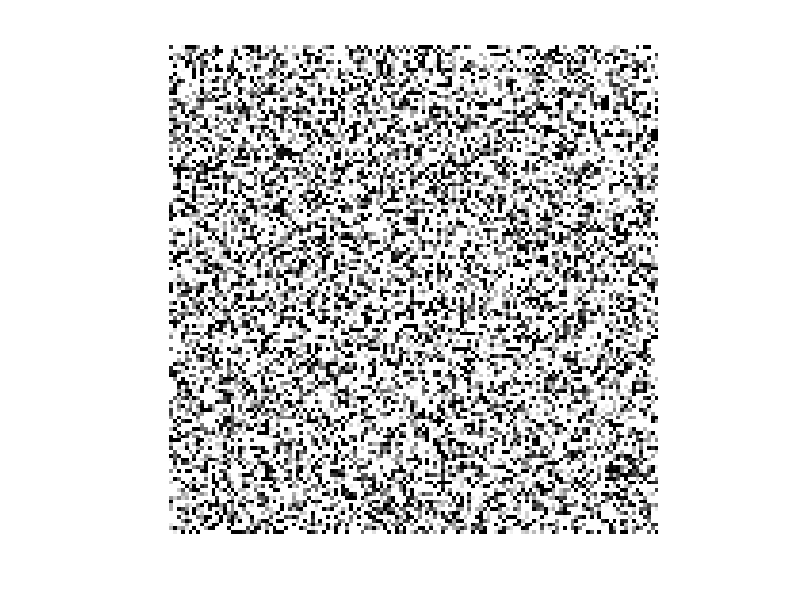

Recreate this plot in MATLAB. (Note: this script raises an error after producing the figure.)
%%%%%%%%%%%%%%%%%%%%%%%%%%%%%%%%%%%%%%%%
%%
% Simulating the image using GMM and HMRF
img = randn(512);
imshow(img,[]);

%%
I = zeros(128,128)
J = imnoise(I,'gaussian',0,1)
J = imnoise(I,'gaussian',0.5,1)
J = imnoise(I,'gaussian',1,1)
imshow(J)
%%
J = EMSeg(J, 3)
imshow(J)
%%
clear;clc;close all;

%mex BoundMirrorExpand.cpp;
%mex BoundMirrorShrink.cpp;

I=imread('C:\Users\apanwar4\Documents\MATLAB\HMRF\seg.jpg');
Y=rgb2gray(I);
Z = edge(Y,'canny',0.75);

imwrite(uint8(Z*255),'edge.png');

Y=double(Y);
Y=gaussianBlur(Y,3);
imwrite(uint8(Y),'blurred image.png');

k=3;
EM_iter=10; % max num of iterations
MAP_iter=10; % max num of iterations

tic;
fprintf('Performing k-means segmentation\n');
[X, mu, sigma]= image_kmeans(Y,k);
imwrite(uint8(X*120),'initial labels.png');

[X, mu, sigma]=HMRF_EM(X,Y,Z,mu,sigma,k,EM_iter,MAP_iter);
imwrite(uint8(X*120),'final labels.png');
toc;

%%
mu = [1;0;0.5];
sigma = [1];
p = [0.33,0.33,0.33];
obj = gmdistribution(mu,sigma,p);

Y = random(obj,512*512);
Y = reshape(Y,512, 512);

imshow(Y);
Y = double(I)

% HMRF part
k=3; % k: number of regions
g=3; % g: number of GMM components
beta=1; % beta: unitary vs. pairwise
EM_iter=3; % max num of iterations
MAP_iter=10; % max num of iterations

tic;
fprintf('Performing k-means segmentation\n');
[X, GMM]=image_kmeans(Y,k,g);
imwrite(uint8(X*80),'initial labels.png');

[X, GMM]=HMRF_EM(X,Y,GMM,k,g,EM_iter,MAP_iter,beta);
imwrite(uint8(X*80),'final labels.png');
toc;